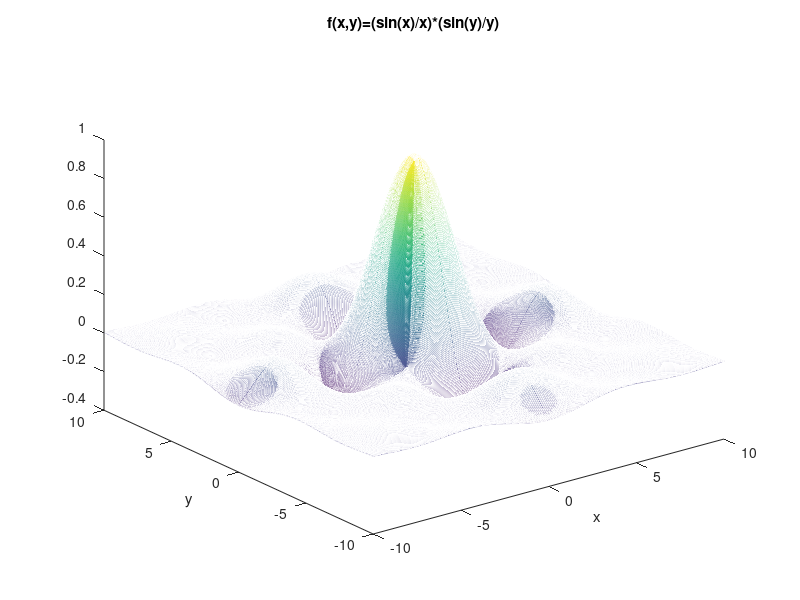

Write the MATLAB code that produced this figure.
clc
clear all
close all
%------f(x,y)=(sin(x)/x).*(sin(y)/y)-------
x = -10:0.02:10;
y = -10:0.02:10;
N = size(x,2);
for i=1:N
    for j=1:N
        z(i,j) = (sin(x(i))/x(i)).*(sin(y(j))/y(j));
    end
end
a = max(z);
mesh(x,y,z)
grid;
xlabel("x");
ylabel("y");
title("f(x,y)=(sin(x)/x)*(sin(y)/y)")


%函数在点(0,0)处可取得唯一最大极值1，同时周围分布着许多局部极值。